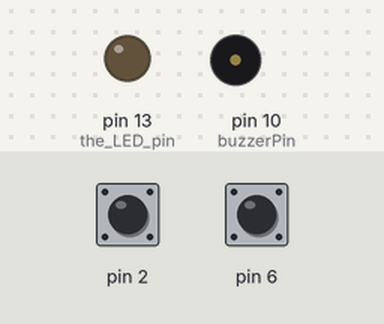
This sketch was run on a simulated Arduino Uno, built with avr-gcc and run on an emulated ATmega328P. On the bench: output pins drawn as LEDs (lit = HIGH), buzzer (waves = sounding). Dashed ring = blinking. The test bench sets the inputs (shaded band); at power-on: pin 2 HIGH, pin 6 HIGH.

Above: at 1.2 s.
1.3 s: pin 2 pulled LOW for 1 s
At 3.4 s:
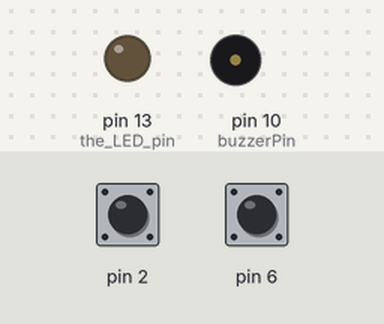
4.3 s: pin 6 pulled LOW for 1 s
At 4.47 s:
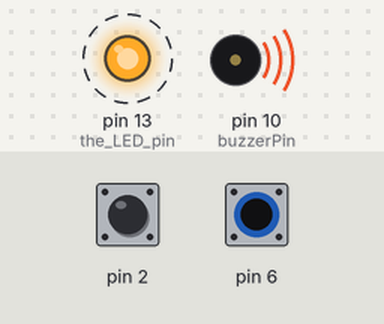
7.3 s: pin 6 pulled LOW for 3.2 s
At 11.3 s:
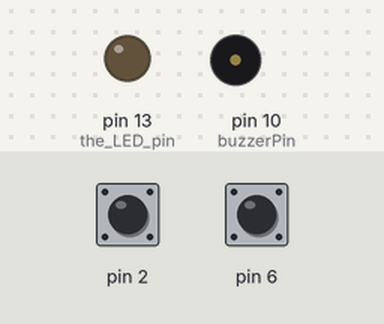
12.0 s: pin 2 pulled LOW for 3.2 s
At 15.4 s:
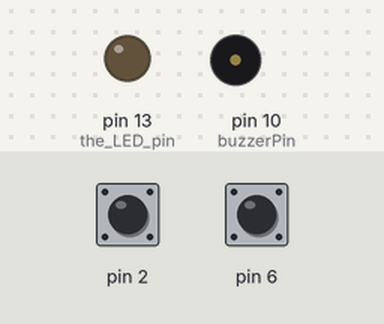
Timing chart, 0 to 16.9 s (numbered marks = the images above; inputs shaded):
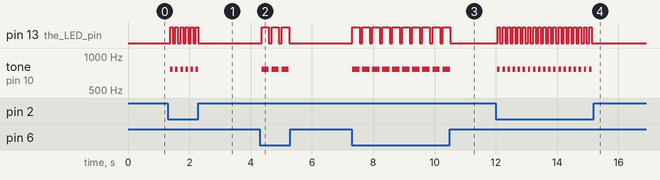

Measured:
- after the input at 1.3 s, pin 13 (the_LED_pin): alternates HIGH for 0.08 s and LOW for 0.09 s, 12 changes in all, then stays LOW, starting after 0.08 s; tone on pin 10 (buzzerPin): alternates 764 Hz for 0.08 s and silent for 0.09 s, 12 changes in all, then stays silent, starting after 0.08 s
- after the input at 4.3 s, pin 13 (the_LED_pin): alternates HIGH for 0.24 s and LOW for 0.09 s, 6 changes in all, then stays LOW, starting after 0.06 s; tone on pin 10 (buzzerPin): alternates 764 Hz for 0.24 s and silent for 0.09 s, 6 changes in all, then stays silent, starting after 0.06 s
- after the input at 7.3 s, pin 13 (the_LED_pin): alternates HIGH for 0.24 s and LOW for 0.09 s, 20 changes in all, then stays LOW, starting at once; tone on pin 10 (buzzerPin): alternates 764 Hz for 0.24 s and silent for 0.09 s, 20 changes in all, then stays silent, starting at once
- after the input at 12.0 s, pin 13 (the_LED_pin): alternates HIGH for 0.08 s and LOW for 0.09 s, 38 changes in all, then stays LOW, starting after 0.06 s; tone on pin 10 (buzzerPin): alternates 764 Hz for 0.08 s and silent for 0.09 s, 38 changes in all, then stays silent, starting after 0.06 s

The sketch:

cwKeyer2.ino
```cpp
// Capacitive CW KEYER
//
// Kinda Important notes:
// You need the capacitive sensor library here:
// Website is at http://playground.arduino.cc/Main/CapacitiveSensor?from=Main.CapSense
// Install instructions:
// Download .zip at top of page, and unzip, then plop into Arduino library folder
// --OR--
// Sketch -> Include Library -> Add .ZIP Library... -> find your .zip file.
//
// Electronic Bytes Youtube Channel - 99 subscribes as of 4/2/17
// Find the video?
// I don't care what you do with the code, but please do share your improvements or bug fixes!
// There should be enough comments for you to figure out what's happening?
//
// Hardware setup:
// (Pin 10) -- <PIEZO BUZZER or mini speaker>
// (Pin 13) -- Base of NPN transistor
//             Emitter -> Gnd, Collector -> key line
//             (optional resistor somewhere in the transistor setup)
//
// <METAL WIRE OR PLATE>--(Pin 2)--/\/\/\--(Pin 4)--/\/\/\--(Pin 6)--<METAL WIRE OR PLATE, (I used an AC wall plug)>
//                                 470k             470k
//      (or choose another high value, google the capacitiveSensor library for details.
//
// Change the variabls below to whatever's convenient for your setup
//

// EXPERIMENTAL: (I didn't really need this, so... you get what you get. Help improve it!
// You can ALTER THE WPM SPEED with a pot connected, but UNCOMMENT SOME CODE BELOW (look for the appropriately titled section)
// (Vcc) --/\/\/\/\/\/\/\/\/\-- (Gnd)
//                  / \
//                   |
//               (Pin A0)
// Above: connect a potentiomter (any value?) from vcc to gnd, with wiper going to pin A0.
// Remember to uncomment the code if you want this to work.
//
// Open the serial monitor. If you hit the reset button at the right time, you should see numbers under 40-ish scroll by. Hold the paddle again and hit reset if values higher than that.
// It also helps to have your bare feet on the ground.
// Chang the sensitivity of the paddles by altering the numbers described in the video...


#include <CapacitiveSensor.h>
//#define DAHPIN 8 //pins 8 and 9 were for the "boring" connect-to-ground wiring
//#define DITPIN 9 // Shouldn't be too hard to alter the code to get it back to this, just change all the calls to "readCapDit and readCapDah" to reading these two pins instead.

#define DEBUG false
int buzzerPin=10;
float wpm=15;
int  waitms   = 1200/wpm;
int dahLength = 3*waitms;
int ditLength = waitms;
int frequency = 764;
boolean alternating=false; //a tracker variable
boolean dahDown=false;
boolean ditDown=false;
unsigned long timeDone=0;

//was dit pressed first, or was dah pressed first during alternating?
unsigned long dahTime = 0;
unsigned long ditDime = 0;

//for catching people's early dit taps
boolean wasDit=false;
boolean wasDah=false;

boolean busyAlternating=0;

CapacitiveSensor   cs_4_2 = CapacitiveSensor(4,2);        // 10M resistor between pins 4 & 2, pin 2 is sensor pin, add a wire and or foil if desired
CapacitiveSensor   cs_4_6 = CapacitiveSensor(4,6);        // 10M resistor between pins 4 & 6, pin 6 is sensor pin, add a wire and or foil

void setup() {
  Serial.begin(115200);
  pinMode(8, INPUT_PULLUP);
  pinMode(9, INPUT_PULLUP);
  pinMode(13,OUTPUT); //the LED pin
  pinMode(A0, INPUT);
}

void loop() {
  //read the pins ONCE and forget about it until next run.
  //helps with early presses for dits. Send slowly, you'll notice that you hit the dits wayyy before it needs to come.
  //also saves digitalReads -> "faster" (probably undetectable by humans)


/////////////////////////////////////////////////////
/////////////////////////////////////////////////////

  //WPM speed change.
  // EXPERIMENTAL: UNCOMMENT OUT BELOW IF YOU WANT TO OPERATE AT VARIABLE SPEEDS
  // You need to connect a pot (any value...) between Vcc and Gnd, wiper goes to pin A0
  //*******
  //wpm = analogRead(A0)/255*20+5; //change numbers to change wpm range
  //calculateSpeed(wpm);//just call it to update the speed variables. That's it.
  //*******
  //get new pin status
  ditDown=readCapDit();
  dahDown=readCapDah();


  if(!ditDown && !dahDown){
    //both keys are down, I don't know which came first?!
    if(DEBUG) Serial.println("ALTERNATING");
    busyAlternating=true;

    if(wasDit){
      wasDit = false;
      playDit();
      //playDah();
    }else{
      playDah();
      delay(ditLength);
      playDit();
    }
  }else if(wasDit || (!ditDown && dahDown)){
    wasDit = false;

    //dit only, so play a dit.
    playDit();
  }else if(!dahDown && ditDown){
    //dah only, so play a dah.
    playDah();
  }

  delay(ditLength);//spac between characters
}

/////////////////////////////////////////////////////
/////////////////////////////////////////////////////
boolean readCapDit(){
  //returns false if key pressed, like "grounded".
  int check=500;
  if(busyAlternating) check=600;//slightly higher to avoid random blips because our finger is on the othr paddle, making the one on this paddle high too.
  int reading = cs_4_2.capacitiveSensor(30);
  if(DEBUG) {Serial.print(reading); Serial.print("\t");}
  return reading<check;
}
boolean readCapDah(){
  //also returns false if key pressed.
  int check=500;
  int reading = cs_4_6.capacitiveSensor(30);
  if(busyAlternating) check=600;
  if(DEBUG) Serial.println(reading);
  return reading<check;
}
void playDit(){
  //start the sound after recording time
  unsigned long timeNow = millis();
  tone(buzzerPin,frequency,ditLength);
  digitalWrite(13,1);
  delay(ditLength);
  digitalWrite(13,0);
}
void playDah(){
  //start the sound after recording time
  unsigned long timeNow = millis();
  tone(buzzerPin,frequency,dahLength);
  digitalWrite(13,1);

  //just wait a bit before checking for dah.
  delay(dahLength/2);

  //for the rest of the time, check if we hit the dit
  while(millis()<timeNow+dahLength){
      if(!readCapDit() && !busyAlternating){//dont do this if we're alternating, too many dits.
        if(DEBUG) Serial.println("DIT during DAH");
        //if we hit dit before end of dah, we'll line it up to play next.
        wasDit=true;
      }
      delay(5);
  }
  busyAlternating = false;
  digitalWrite(13,0);
}


//After user adjusts pot, this function updats the element timings
void calculateSpeed(int wpm){
    waitms = 1200/wpm;
    dahLength = 3*waitms;
    ditLength = waitms;
}
```
